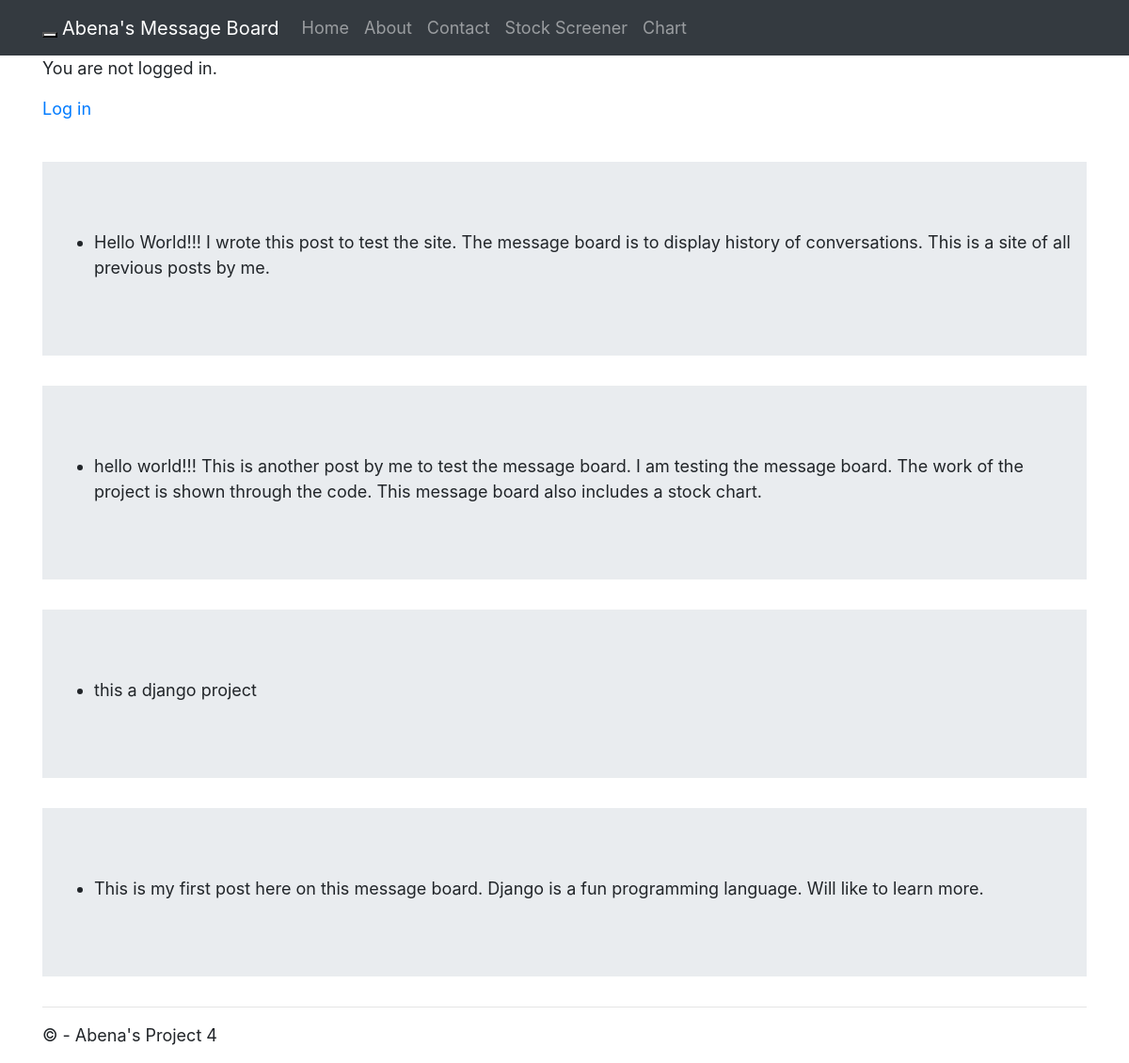
The page / on the database its author committed.
### posts/models.py (models this page shows, shortened)
class Post(models.Model):
    text = models.TextField()

### posts/views.py (the view)
# urls.py: path('', HomePageView.as_view(), name='home'),
class HomePageView(ListView):
    model = Post
    template_name = 'home.html'

### templates/home.html (shortened to what this page needs)
{% extends 'base.html' %}
{% block content %}
 <p>&nbsp;</p>
  {% for post in object_list %}
<div class="jumbotron jumbotron-fluid">
  <div class="container">
    <div class="post_entry">
      <ul><li>{{ post.text }}</li></ul>
    </div>
  </div>
</div>
{% endfor %}
{% endblock content %}

### static/css/base.css (style rules this page uses)
body { font family: 'Source Sans Pro', sans-serif; font-size: 18px; }

### rows shown on the page
Post: text "Hello World!!! I wrote this post to test the site. The message board is to display history of conversations. This is a site of all previous posts by me."
Post: text "hello world!!! This is another post by me to test the message board. I am testing the message board. The work of the project is shown through the code. This message board also includes a stock chart."
Post: text "this a django project"
Post: text "This is my first post here on this message board. Django is a fun programming language. Will like to learn more."
